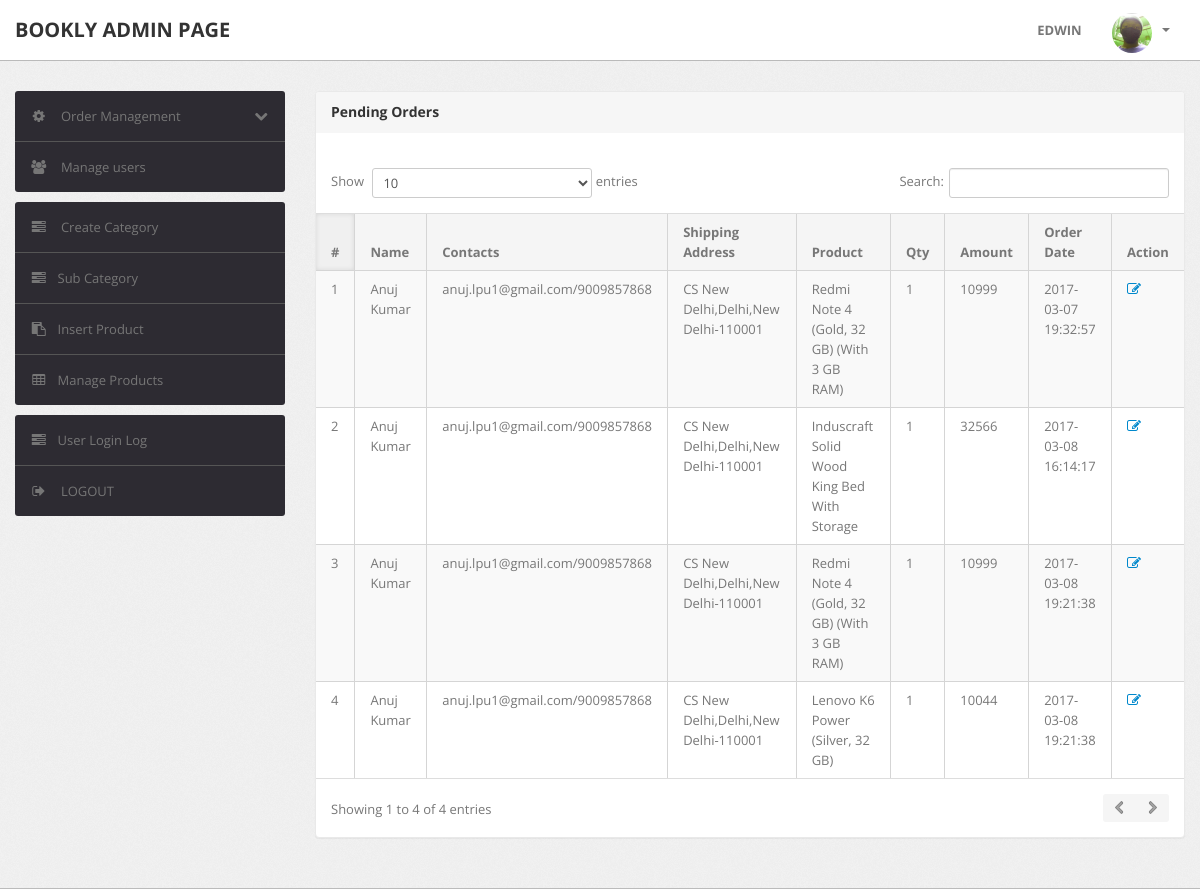
/admin/pending-orders.php (signed in), run on the app's committed database.
### tables this page shows
CREATE TABLE `orders` (
  `id` int(11) NOT NULL,
  `userId` int(11) DEFAULT NULL,
  `productId` varchar(255) DEFAULT NULL,
  `quantity` int(11) DEFAULT NULL,
  `orderDate` timestamp NOT NULL DEFAULT CURRENT_TIMESTAMP,
  `paymentMethod` varchar(50) DEFAULT NULL,
  `orderStatus` varchar(55) DEFAULT NULL
);

CREATE TABLE `users` (
  `id` int(11) NOT NULL,
  `name` varchar(255) DEFAULT NULL,
  `email` varchar(255) DEFAULT NULL,
  `contactno` bigint(11) DEFAULT NULL,
  `password` varchar(255) DEFAULT NULL,
  `shippingAddress` longtext,
  `shippingState` varchar(255) DEFAULT NULL,
  `shippingCity` varchar(255) DEFAULT NULL,
  `shippingPincode` int(11) DEFAULT NULL,
  `billingAddress` longtext,
  `billingState` varchar(255) DEFAULT NULL,
  `billingCity` varchar(255) DEFAULT NULL,
  `billingPincode` int(11) DEFAULT NULL,
  `regDate` timestamp NOT NULL DEFAULT CURRENT_TIMESTAMP,
  `updationDate` varchar(255) DEFAULT NULL
);

CREATE TABLE `products` (
  `id` int(11) NOT NULL,
  `category` int(11) NOT NULL,
  `subCategory` int(11) DEFAULT NULL,
  `productName` varchar(255) DEFAULT NULL,
  `productCompany` varchar(255) DEFAULT NULL,
  `productPrice` int(11) DEFAULT NULL,
  `productPriceBeforeDiscount` int(11) DEFAULT NULL,
  `productDescription` longtext,
  `productImage1` varchar(255) DEFAULT NULL,
  `productImage2` varchar(255) DEFAULT NULL,
  `productImage3` varchar(255) DEFAULT NULL,
  `shippingCharge` int(11) DEFAULT NULL,
  `productAvailability` varchar(255) DEFAULT NULL,
  `postingDate` timestamp NULL DEFAULT CURRENT_TIMESTAMP,
  `updationDate` varchar(255) DEFAULT NULL
);

### admin/pending-orders.php (the view, shortened to what this page needs)
<?php
include('include/config.php');
if (strlen($_SESSION['alogin']) == 0) {
	header('location:index.php');
} else {
?>
	<!DOCTYPE html>
	<html lang="en">
	<head>
		<link type="text/css" href="bootstrap/css/bootstrap.min.css" rel="stylesheet">
		<link type="text/css" href="bootstrap/css/bootstrap-responsive.min.css" rel="stylesheet">
		<link type="text/css" href="css/theme.css" rel="stylesheet">
		<link type="text/css" href="images/icons/css/font-awesome.css" rel="stylesheet">
	</head>
	<body>
		<?php include('include/header.php'); ?>
		<div class="wrapper">
			<div class="container">
				<div class="row">
					<?php include('include/sidebar.php'); ?>
					<div class="span9">
						<div class="content">
							<div class="module">
								<div class="module-head">
									<h3>Pending Orders</h3>
								</div>
								<div class="module-body table">
									<br />
									<table cellpadding="0" cellspacing="0" border="0" width="100%" class="datatable-1 table table-bordered table-striped	 display table-responsive">
										<thead>
											<tr>
												<th>#</th>
												<th> Name</th>
												<th width="30">Contacts</th>
												<th>Shipping Address</th>
												<th>Product </th>
												<th>Qty </th>
												<th>Amount </th>
												<th>Order Date</th>
												<th>Action</th>
											</tr>
										</thead>
										<tbody>
											<?php
											$status = 'Delivered';
											$query = mysqli_query($con, "select users.name as username,users.email as useremail,users.contactno as usercontact,users.shippingAddress as shippingaddress,users.shippingCity as shippingcity,users.shippingState as shippingstate,users.shippingPincode as shippingpincode,products.productName as productname,products.shippingCharge as shippingcharge,orders.quantity as quantity,orders.orderDate as orderdate,products.productPrice as productprice,orders.id as id  from orders join users on  orders.userId=users.id join products on products.id=orders.productId where orders.	orderStatus!='$status' or orders.orderStatus is null");
											$cnt = 1;
											while ($row = mysqli_fetch_array($query)) {
											?>
												<tr>
													<td><?php echo htmlentities($cnt); ?></td>
													<td><?php echo htmlentities($row['username']); ?></td>
													<td><?php echo htmlentities($row['useremail']); ?>/<?php echo htmlentities($row['usercontact']); ?></td>
													<td><?php echo htmlentities($row['shippingaddress'] . "," . $row['shippingcity'] . "," . $row['shippingstate'] . "-" . $row['shippingpincode']); ?></td>
													<td><?php echo htmlentities($row['productname']); ?></td>
													<td><?php echo htmlentities($row['quantity']); ?></td>
													<td><?php echo htmlentities($row['quantity'] * $row['productprice'] + $row['shippingcharge']); ?></td>
													<td><?php echo htmlentities($row['orderdate']); ?></td>
													<td> <a href="updateorder.php?oid=<?php echo htmlentities($row['id']); ?>" title="Update order" target="_blank"><i class="icon-edit" color="green"></i></a>
													</td>
												</tr>
											<?php $cnt = $cnt + 1;
											} ?>
										</tbody>
									</table>
								</div>
							</div>
						</div>
					</div>
				</div>
			</div>
		</div>
	</body>
<?php } ?>

### admin/css/theme.css (style rules this page uses)
body { font-size: 13px; font-family: "Open Sans", Arial, sans-serif; background: #fff; color: #777; }
h1, h2, h3, h4, h5, h6 { color: #333; margin-top: 0; }
h3 { font-size: 20px; }
.wrapper { background: url(../images/bg.png) #eee; border-bottom: 1px solid #bbb; box-shadow: 0 1px 2px rgba(0, 0, 0, 0.1); padding: 30px 0; }
body [class^="icon-"], body [class*=" icon-"] { font-size: 14px; line-height: 20px; height: 20px; }
.module { background: #fff; border-radius: 3px; border: 1px solid #ccc; border-bottom-color: #bbb; box-shadow: 0 0 1px rgba(0, 0, 0, 0.2); margin-bottom: 30px; }
.table { margin-bottom: 0; }
.table th, .table td { border-color: #d5d5d5 !important; }
.table-bordered thead:first-child tr:first-child > th:first-child, .table-bordered tbody:first-child tr:first-child > td:first-child { border-top-left-radius: 2px; }
.table-bordered thead:first-child tr:first-child > th:last-child, .table-bordered tbody:first-child tr:first-child > td:last-child { border-top-right-radius: 2px; }
.table-bordered thead:last-child tr:last-child > th:first-child, .table-bordered tbody:last-child tr:last-child > td:first-child, .table-bordered tfoot:last-child tr:last-child > td:first-child { border-bottom-left-radius: 2px; }
.table-bordered thead:last-child tr:last-child > th:last-child, .table-bordered tbody:last-child tr:last-child > td:last-child, .table-bordered tfoot:last-child tr:last-child > td:last-child { border-bottom-right-radius: 2px; }
.module { box-shadow: 0 0 3px rgba(0, 0, 0, 0.1); border-color: #e9e9e9; margin-bottom: 20px; background-color: #fff; border-radius: 4px; box-shadow: 0 1px 1px rgba(0, 0, 0, 0.05); }
.module-head { color: #767676; background-color: #f6f6f6; border-color: #e9e9e9; padding: 10px 15px; border-bottom: 1px solid transparent; border-top-right-radius: 3px; border-top-left-radius: 3px; }
.module-head h3 { font-size: 14px; line-height: 20px; height: 20px; margin: 0; }
.module-body { padding: 15px; }
.module-body.table { padding: 15px 0; }
.module-body.table .table th, .module-body.table .table td { padding-left: 15px; padding-right: 15px; }
.dataTables_wrapper table th { background: #f5f5f5; cursor: pointer; }
.dataTables_wrapper table th.sorting_asc, .dataTables_wrapper table th.sorting_desc { background: #f0f0f0; -webkit-box-shadow: 0 0 5px rgba(0, 0, 0, 0.1) inset; -moz-box-shadow: 0 0 5px rgba(0, 0, 0, 0.1) inset; box-shadow: 0 0 5px rgba(0, 0, 0, 0.1) inset; }
.dataTables_wrapper .table-bordered { -webkit-border-radius: 0; -moz-border-radius: 0; border-radius: 0; border-left: 0; border-right: 0; }
.dataTables_wrapper .table-bordered thead tr > th:first-child, .dataTables_wrapper .table-bordered tbody tr > td:first-child, .dataTables_wrapper .table-bordered tfoot tr > td:first-child, .dataTables_wrapper .table-bordered tfoot tr > th:first-child { border-left: 0; }
.dataTables_wrapper .table-bordered thead:first-child tr:first-child > th:first-child, .dataTables_wrapper .table-bordered tbody:first-child tr:first-child > td:first-child { -webkit-border-top-left-radius: 0; -moz-border-radius-topleft: 0; border-top-left-radius: 0; }
.dataTables_wrapper .table-bordered thead:first-child tr:first-child > th:last-child, .dataTables_wrapper .table-bordered tbody:first-child tr:first-child > td:last-child { -webkit-border-top-right-radius: 0; -moz-border-radius-topright: 0; border-top-right-radius: 0; }
.dataTables_wrapper .table-bordered thead:last-child tr:last-child > th:first-child, .dataTables_wrapper .table-bordered tbody:last-child tr:last-child > td:first-child, .dataTables_wrapper .table-bordered tfoot:last-child tr:last-child > td:first-child { -webkit-border-bottom-left-radius: 0; -moz-border-radius-bottomleft: 0; border-bottom-left-radius: 0; }
.dataTables_wrapper .table-bordered thead:last-child tr:last-child > th:last-child, .dataTables_wrapper .table-bordered tbody:last-child tr:last-child > td:last-child, .dataTables_wrapper .table-bordered tfoot:last-child tr:last-child > td:last-child { -webkit-border-bottom-right-radius: 0; -moz-border-radius-bottomright: 0; border-bottom-right-radius: 0; }

### data on the page
orders: userId.name "Anuj Kumar", userId.email "anuj.lpu1@gmail.com", userId.contactno "9009857868", userId.shippingPincode "CS New Delhi,Delhi,New Delhi-110001", productId.productName "Redmi Note 4 (Gold, 32 GB) (With 3 GB RAM)", quantity "1", productId.productPrice "10999", orderDate "2017-03-07 19:32:57"
orders: userId.name "Anuj Kumar", userId.email "anuj.lpu1@gmail.com", userId.contactno "9009857868", userId.shippingPincode "CS New Delhi,Delhi,New Delhi-110001", productId.productName "Induscraft Solid Wood King Bed With Storage", quantity "1", productId.productPrice "32566", orderDate "2017-03-08 16:14:17"
orders: userId.name "Anuj Kumar", userId.email "anuj.lpu1@gmail.com", userId.contactno "9009857868", userId.shippingPincode "CS New Delhi,Delhi,New Delhi-110001", productId.productName "Redmi Note 4 (Gold, 32 GB) (With 3 GB RAM)", quantity "1", productId.productPrice "10999", orderDate "2017-03-08 19:21:38"
orders: userId.name "Anuj Kumar", userId.email "anuj.lpu1@gmail.com", userId.contactno "9009857868", userId.shippingPincode "CS New Delhi,Delhi,New Delhi-110001", productId.productName "Lenovo K6 Power (Silver, 32 GB)", quantity "1", quantity.shippingCharge "10044", orderDate "2017-03-08 19:21:38"
